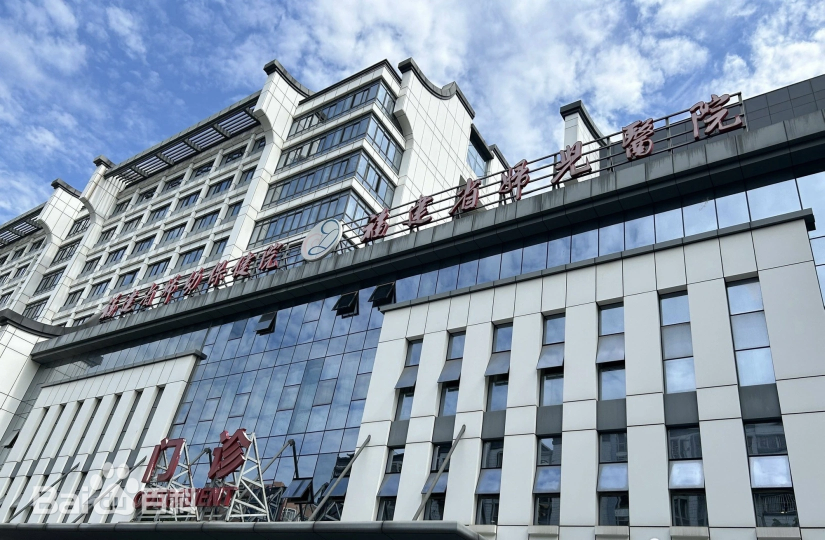
#> input picture fuyou.png, 1649 x 1080 px (shown at 1/2 size)
$ python -i app.py   (imports and definitions only)
#> lines starting #> are read from the running program, lines starting #| are printed output that depends on the picture
import base64
import hashlib
import json
import math
import os
import re
import sys
from html import escape
from io import BytesIO
from pathlib import Path
from textwrap import dedent
from typing import Dict, List, Optional, Tuple, Union
from urllib.parse import quote
from urllib.request import Request, urlopen

import pandas as pd
import streamlit as st
import streamlit.components.v1 as components

REPO_ROOT = Path(__file__).resolve().parent

# 确保能导入项目包
sys.path.insert(0, str(REPO_ROOT))

from ovarian_prediction.config import BACKGROUND_IMAGES_DIR, BRAND_IMAGES_DIR, LEGACY_MODEL_DIR, MODEL_ARTIFACT_DIR

from frontend.streamlit_app.components import layout as layout_components
from frontend.streamlit_app.components import metric_cards as metric_cards_component
from frontend.streamlit_app.components import result_panels as result_panel_components
from frontend.streamlit_app.services import system_loader, upload_parser as upload_parser_service
from frontend.streamlit_app.state import session_state as session_state_utils
from frontend.streamlit_app.utils import media as media_utils


APP_DIR = REPO_ROOT / "frontend" / "streamlit_app"
LOCAL_MODEL_DIR = MODEL_ARTIFACT_DIR
# [1 line that did not run here, left out]
# [1 line that did not run here, left out]
# [1 line that did not run here, left out]
# [1 line that did not run here, left out]

POR_THRESHOLDS = {"low": 0.20, "high": 0.40}
HOR_THRESHOLDS = {"low": 0.20, "high": 0.35}
OVAREPRED_API_URL = "http://121.43.113.123:8888/api/portal/ovcalculate"

EXAMPLE_DEFAULTS = {
    "Age": 32,
    "AMH": 2.50,
    "FSH": 8.0,
    "AFC": 10,
    "cycle_length": 28,
    "menarche_age": 13,
    "BMI": 21.3,
    "LH": 6.0,
}

FORM_INPUT_KEYS = {
    "reserve_amh": "reserve_amh_input",
    "reserve_age": "reserve_age_input",
    "reserve_fsh": "reserve_fsh_input",
    "reserve_afc": "reserve_afc_input",
    "reserve_cycle": "reserve_cycle_input",
    "reserve_menarche": "reserve_menarche_input",
    "plan_age": "plan_age_input",
    "plan_cycle": "plan_cycle_input",
    "plan_bmi": "plan_bmi_input",
    "plan_afc": "plan_afc_input",
    "plan_fsh": "plan_fsh_input",
    "plan_lh": "plan_lh_input",
    "plan_amh": "plan_amh_input",
}


# [5 lines not run here, left out]


# [10 lines left out: function encode_file_to_data_uri, not called in this run]


def encode_bytes_to_data_uri(data: bytes, mime: str) -> str:
    encoded = base64.b64encode(data).decode("utf-8")
    return f"data:{mime};base64,{encoded}"


def blur_image_to_data_uri(path: Path) -> str:
#> called with path = 'fuyou.png'
    try:
        from PIL import Image, ImageFilter
    except Exception:
        return encode_file_to_data_uri(path)

    with Image.open(path) as image:
#> image is the input picture: PIL image 1649x1080 RGB; mean R, G, B 134.7, 149.3, 165.5
        image = image.convert("RGB")
        image = image.resize((1680, 1080))
#> image: PIL image 1680x1080 RGB
        image = image.filter(ImageFilter.GaussianBlur(radius=12))
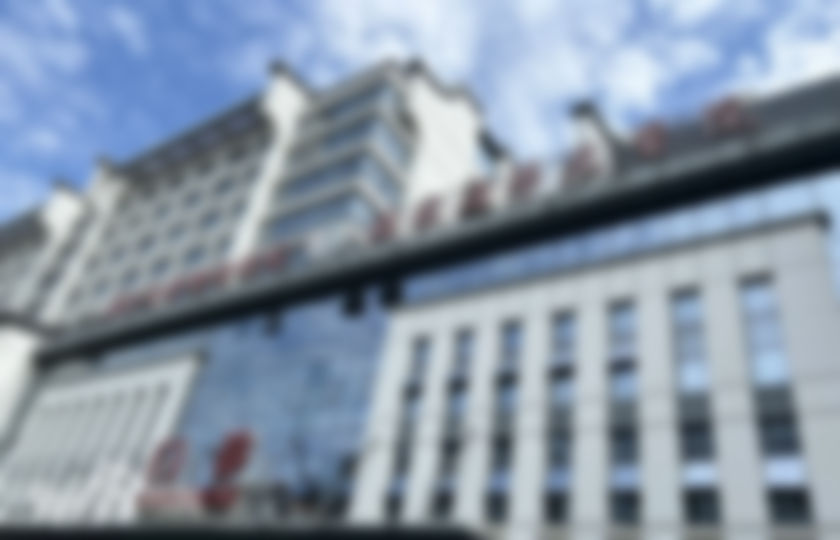
#> image: PIL image 1680x1080 RGB (shown at 1/2 size); mean R, G, B 134.7, 149.3, 165.5
        buffer = BytesIO()
        image.save(buffer, format="JPEG", quality=90)
    return encode_bytes_to_data_uri(buffer.getvalue(), "image/jpeg")
#> (the rest of the program and of its run is left out)
